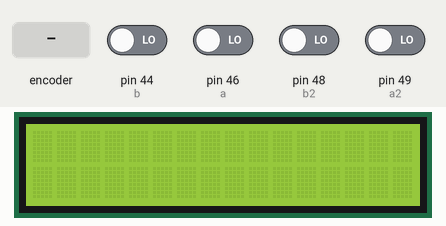
This sketch was run on a simulated Arduino Mega 2560, built with avr-gcc and run on an emulated ATmega2560. On the bench: 16×2 character LCD. The inputs (shaded band) are chosen by the test bench; at power-on: pin 44 (b), pin 46 (a), pin 48 (b2), pin 49 (a2) LOW.

Above: at 1.2 s.
1.3 s: rotary encoder on pin 46 (a) / pin 44 (b) turned 2 steps (second pin leading)
At 1.51 s:
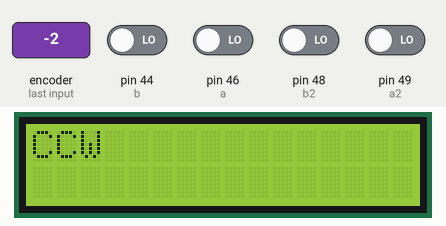
At 2.3 s:
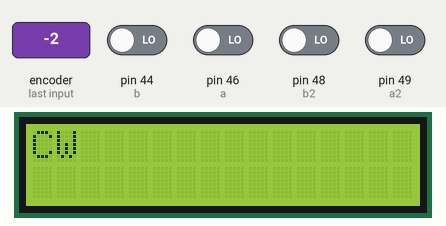
Timing chart, 0 to 4.3 s (numbered marks = the images above; inputs shaded):
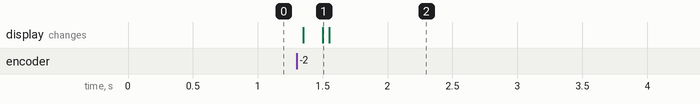

Measured:
- after the input at 1.3 s, the display: first changes after 0.05 s (image 1 shows a later state)

The sketch:

Encoder.ino
```cpp
// Ejemplo de uso de encoder con LCD

// === Conexion Encoder ===
//
//     +-------+
//     |       |
//     |  {_}  |
//     +-------+
//      v  v  v
//     (+) A  B
//
// OJO: A,B a tierra (con Resistencia!)


#include <LiquidCrystal.h>
#include <Thread.h>

int RS = 40,
    E = 42,
    D4 = 41,
    D5 = 43,
    D6 = 45,
    D7 = 47;

int a = 46, b = 44, a2 = 49, b2 = 48, estadoA, estadoB, estadoA2, estadoB2;

Thread t1 = Thread();
Thread t2 = Thread();

LiquidCrystal lcd(RS, E, D4, D5, D6, D7);

void encoder1();
void encoder2();

void setup() {
  lcd.begin(16,2);
  lcd.clear();

  pinMode(a, INPUT);
  pinMode(a2, INPUT);

  pinMode(b, INPUT);
  pinMode(b2, INPUT);

  t1.onRun(encoder1);
  t2.onRun(encoder2);

  t1.setInterval(1);
  t2.setInterval(1);
}

void loop() {
  if(t1.shouldRun())
    t1.run();

  if(t2.shouldRun())
    t2.run();
}

void encoder1()
{
  estadoA = digitalRead(a);
  estadoB = digitalRead(b);

  // Ocurre Pulso
  if ((estadoB == HIGH) || (estadoA== HIGH))
  {
    lcd.setCursor(0,0);
    if (estadoA==HIGH)
    {
      lcd.print("CCW");
    }
    else
    {
      lcd.print("CW ");
    }
    while(digitalRead(b)==HIGH)
    {}
  }
}

void encoder2()
{
  estadoA2 = digitalRead(a2);
  estadoB2 = digitalRead(b2);

  // Ocurre Pulso
  if ((estadoB2 == HIGH) || (estadoA2== HIGH))
  {
    lcd.setCursor(0,1);
    if (estadoA2==HIGH)
    {
      lcd.print("CCW");
    }
    else
    {
      lcd.print("CW ");
    }
    while(digitalRead(b2)==HIGH)
    {}
  }
}
```
